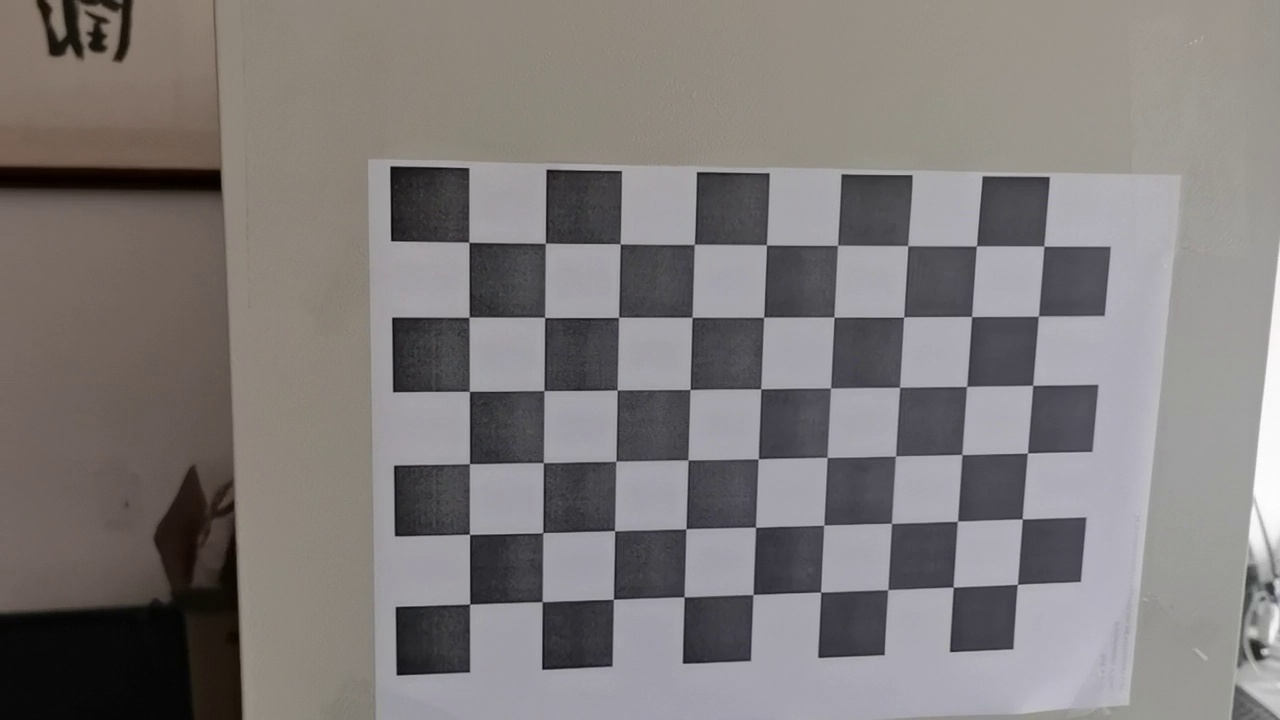
#> input picture 00001.jpg, 1280 x 720 px; its folder holds only this picture in this run
$ python camera_biaoding.py
#> lines starting #> are read from the running program, lines starting #| are printed output that depends on the picture; after the words box and inside, x2 and y2 are one past the last pixel; in counts of white or black regions, pixels touching at a corner belong together; long printed decimals are rounded
import cv2
import numpy as np
import glob

def calibration_photo(photo_path,x_nums,y_nums):
#> called with photo_path = '.', x_nums = 9, y_nums = 6
    world_point = np.zeros((x_nums * y_nums, 3), np.float32)
    world_point[:, :2] = 26.3 * np.mgrid[:x_nums, :y_nums].T.reshape(-1,2)
    print(world_point)
    world_position = []
    image_position = []

    '''
    下面就是查找图片中角点的像素坐标存入image_position了
    '''
    # 设置角点查找限制
    criteria = (cv2.TERM_CRITERIA_EPS + cv2.TERM_CRITERIA_MAX_ITER, 30, 0.001)
    # 获取所有标定图
    images = glob.glob(photo_path + '\\*.jpg')
    # print(images)
    for image_path in images:
        image = cv2.imread(image_path)
#> image is the input picture: shape (720, 1280, 3); mean B, G, R 122, 123, 127.4
        gray = cv2.cvtColor(image, cv2.COLOR_RGB2GRAY)
        # 查找角点
        ok, corners = cv2.findChessboardCorners(gray, (x_nums, y_nums), None)
#> ok = True; corners = 54 rows, first 8: [468.9, 242.3], [545.4, 243.2], [620.3, 244], [694.5, 244.2], [766.4, 244.9], [837.5, 245.2], [907.9, 245.8], [976.3, 246.1]

        if ok:
            # 把每一幅图像的世界坐标放到world_position中
            world_position.append(world_point)
            # 获取更精确的角点位置
            exact_corners = cv2.cornerSubPix(gray, corners, (11, 11), (-1, -1), criteria)
#> exact_corners = 54 rows, first 8: [468.9, 242.2], [545.4, 243.3], [620.3, 243.8], [694.3, 244.4], [766.5, 244.9], [837.6, 245.3], [907.8, 245.6], [976.5, 246]
            # 把获取的角点坐标放到image_position中
            image_position.append(exact_corners)
            # 可视化角点
            image = cv2.drawChessboardCorners(image, (x_nums, y_nums), exact_corners, ok)
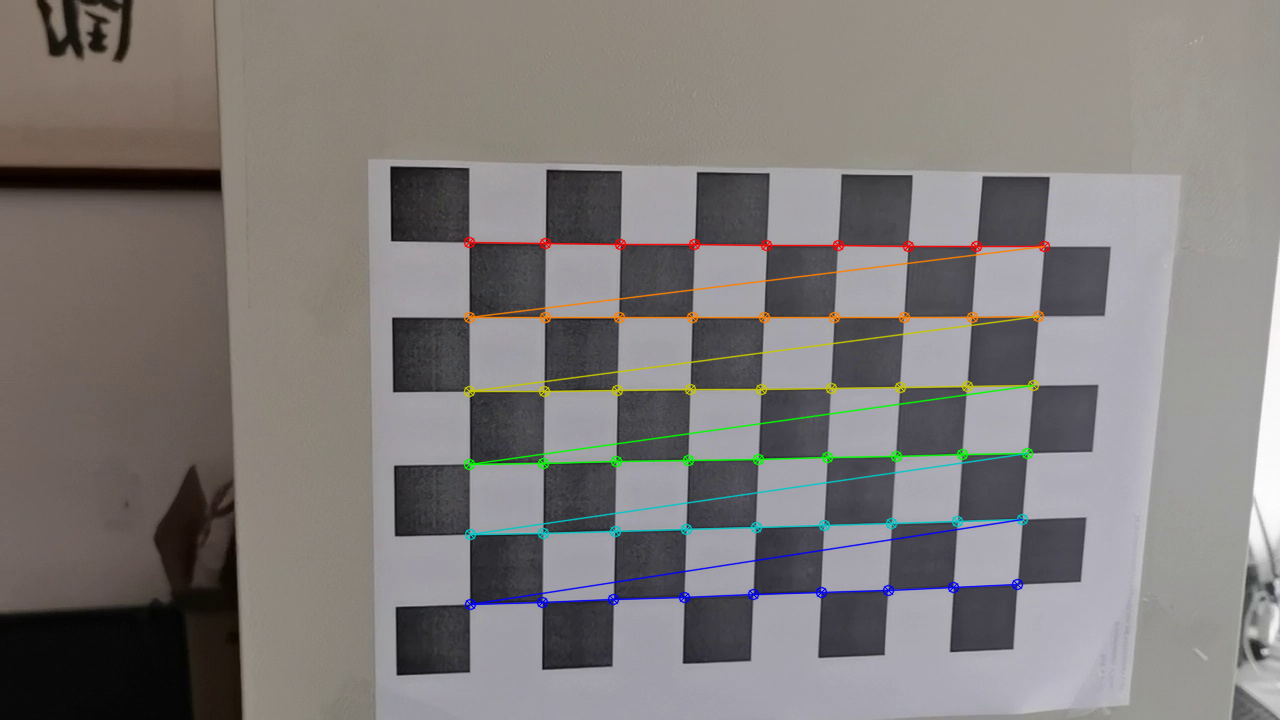
#> image: shape (720, 1280, 3); 2.49% of pixels changed, all inside (x1, y1, x2, y2) = (463, 236, 1051, 611)
            cv2.imshow('image_corner', cv2.resize(image,(0,0),fx=0.2,fy=0.2))
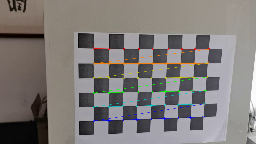
#> window 'image_corner': shape (144, 256, 3); mean B, G, R 121.3, 123.2, 127.4
            cv2.waitKey(1)

    """
    点对应好了，开始计算内参，畸变矩阵，外参
    """
    print("正在计算内外参数")
    ret, mtx, dist, rvecs, tvecs = cv2.calibrateCamera(world_position, image_position, gray.shape[::-1], None, None)
#> ret = 0.255; mtx = [[672.2, 0, 529.9], [0, 661.9, 324.8], [0, 0, 1]]; dist = [[0.0222, -0.0401, -0.00412, -0.00074, 0.0217]]; rvecs = ([0.0838, -0.081, 0.00335],); tvecs = ([-20.85, -28.75, 230.8],)
    np.savez('checkerboard_mate30_1_720', mtx=mtx, dist=dist)

    print('内参是：\n', mtx, '\n畸变参数是：\n', dist,
          '\n外参：旋转向量（要得到矩阵还要进行罗德里格斯变换，下章讲）是：\n', rvecs, '\n外参：平移矩阵是：\n', tvecs)
#| 内参是：
#|  [[672.203   0.         529.949]
#|  [  0.         661.898 324.796]
#|  [  0.           0.           1.        ]]
#| 畸变参数是：
#|  [[ 0.02219 -0.04012 -0.004117 -0.0007397  0.02169]]
#| 外参：旋转向量（要得到矩阵还要进行罗德里格斯变换，下章讲）是：
#|  (array([[ 0.08382],
#|        [-0.08097],
#|        [ 0.003349]]),)
#| 外参：平移矩阵是：
#|  (array([[-20.848],
#> (further printed lines are left out)

    # 计算偏差
    mean_error = 0
    for i in range(len(world_position)):
        image_position2, _ = cv2.projectPoints(world_position[i], rvecs[i], tvecs[i], mtx, dist)
        error = cv2.norm(image_position[i], image_position2, cv2.NORM_L2) / len(image_position2)
        mean_error += error
#> this loop made 1 pass
#> (error, mean_error) on pass 1: (0.0346, 0.0346)
#> after the loop, mean_error = 0.0346
    print("total error: ", mean_error / len(image_position))
#| total error:  0.03464


def main():
    # 标定图像保存路径
    photo_path = "."
    x_nums = 9  # x方向上的角点个数
    y_nums = 6
    calibration_photo(photo_path,x_nums,y_nums)


if __name__ == '__main__':
    main()

$ run again, on 00066.jpg
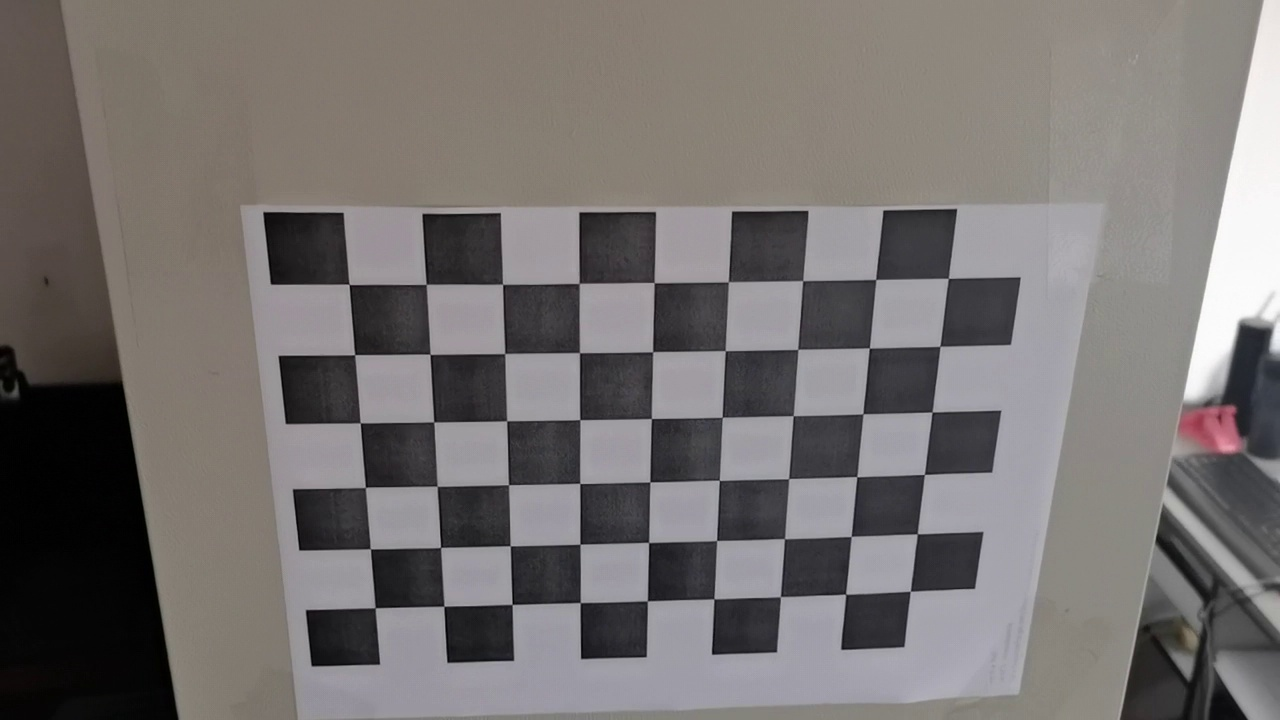
#> input picture 00066.jpg, 1280 x 720 px
#> in calibration_photo, image is the input picture: shape (720, 1280, 3); mean B, G, R 112, 113.4, 117.8
#> ok = True; corners = 54 rows, first 8: [349.2, 284.4], [426.3, 284.3], [502.7, 284.4], [579.2, 283.4], [654.2, 282.7], [728.3, 281.8], [802.8, 280.7], [875.7, 279.5]
#> exact_corners = 54 rows, first 8: [349.1, 284.4], [426.3, 284.3], [502.6, 284.2], [579.2, 283.4], [654.2, 282.6], [728.4, 281.8], [802.7, 280.6], [875.7, 279.5]
#> in calibration_photo, `image = cv2.drawChessboardCorners(image, (x_nums, y_nums), exact_corne..`:
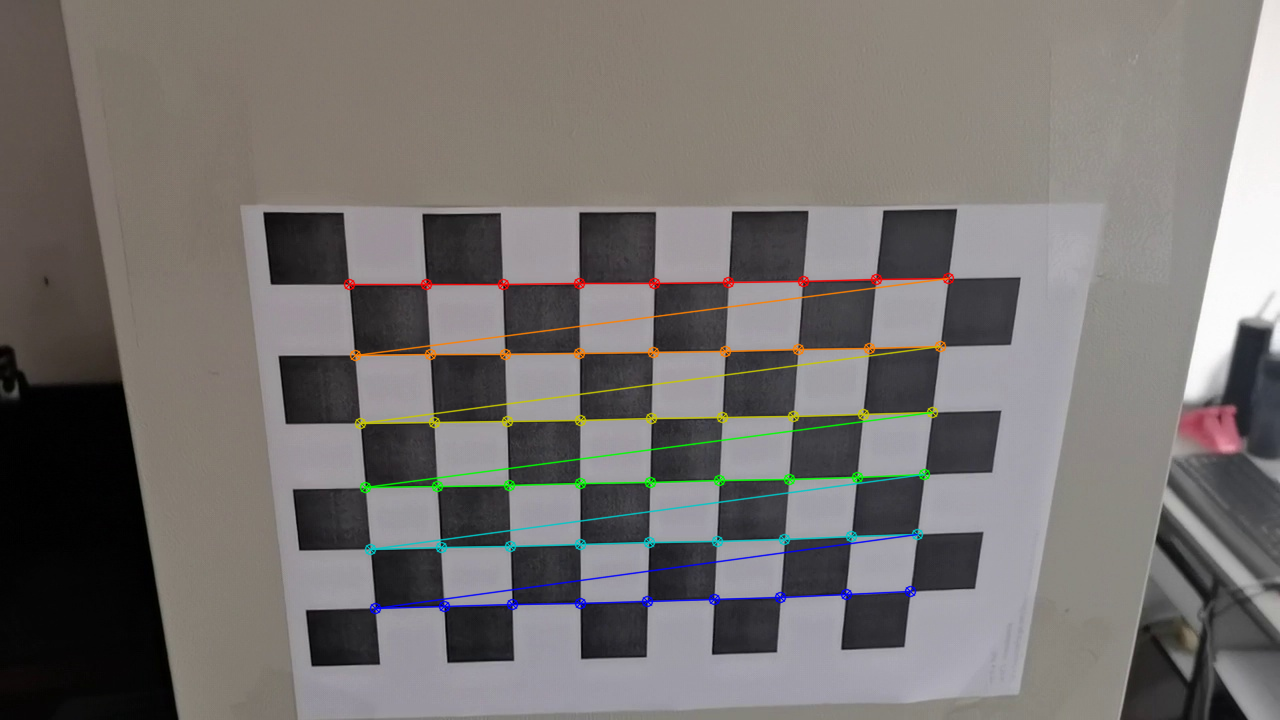
#> image: shape (720, 1280, 3); 2.49% of pixels changed, all inside (x1, y1, x2, y2) = (343, 272, 955, 615)
#> in calibration_photo, `cv2.imshow('image_corner', cv2.resize(image,(0,0),fx=0.2,fy=0.2))`:
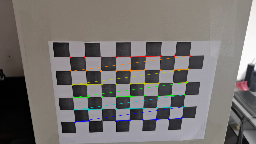
#> window 'image_corner': shape (144, 256, 3); mean B, G, R 111.7, 113.9, 117.9
#> ret = 0.306; mtx = [[1388.4, 0, 661.3], [0, 1405.9, 355], [0, 0, 1]]; dist = [[0.275, -7.36, -0.0176, 0.00021, 52.5]]; rvecs = ([0.417, -0.092, 0.00399],); tvecs = ([-107.2, -23.53, 478.6],)
#> (printed output is left out)
#> the loop in calibration_photo, `for i in range(len(world_position)):` made 1 pass
#> (error, mean_error) on pass 1: (0.0416, 0.0416)
#> after the loop in calibration_photo, `for i in range(len(world_position)):`: mean_error = 0.0416
#| total error:  0.04161

$ run again, on 00086.jpg
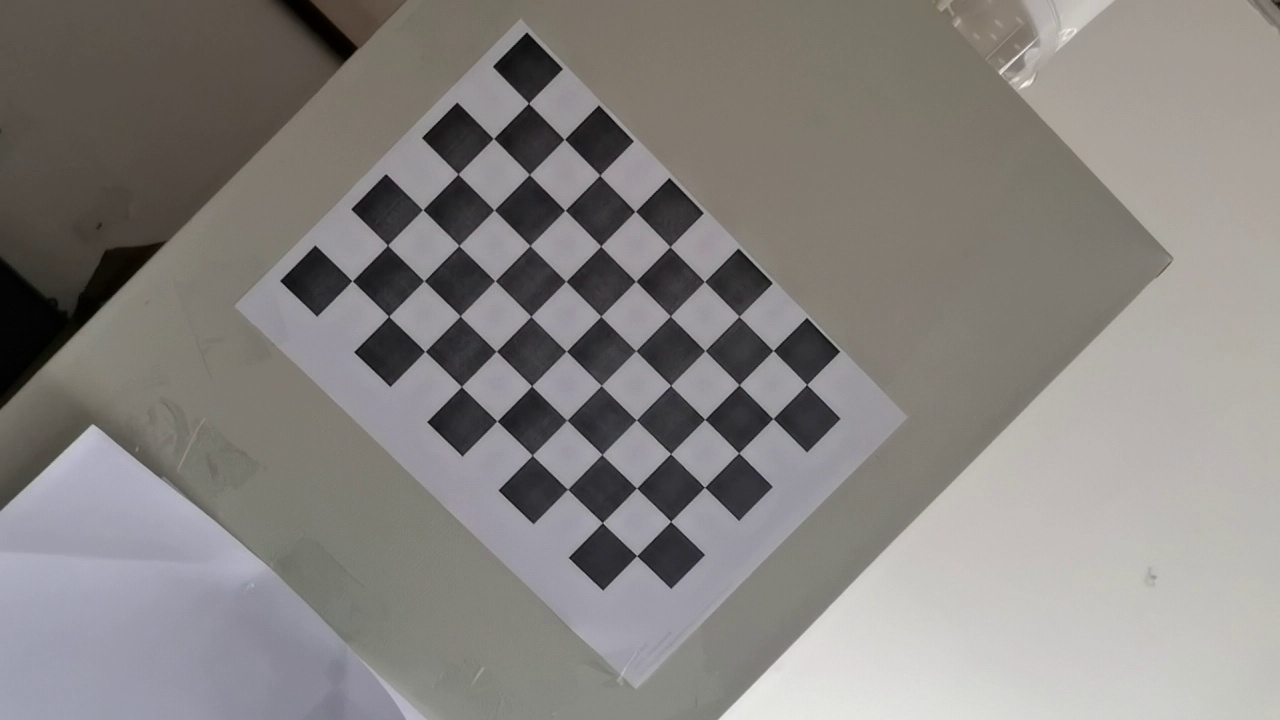
#> input picture 00086.jpg, 1280 x 720 px
#> in calibration_photo, image is the input picture: shape (720, 1280, 3); mean B, G, R 128.4, 131.3, 134.7
#> ok = True; corners = 54 rows, first 8: [528.4, 103.3], [564.4, 139.3], [599.6, 175.3], [635.1, 211.4], [670.1, 246.9], [704.3, 281.7], [738.8, 316.3], [773, 350.5]
#> exact_corners = 54 rows, first 8: [528.5, 103.2], [564.4, 139.3], [599.8, 175.2], [635.3, 211.4], [670, 246.6], [704.5, 281.5], [739.1, 316.4], [773.1, 350.6]
#> in calibration_photo, `image = cv2.drawChessboardCorners(image, (x_nums, y_nums), exact_corne..`:
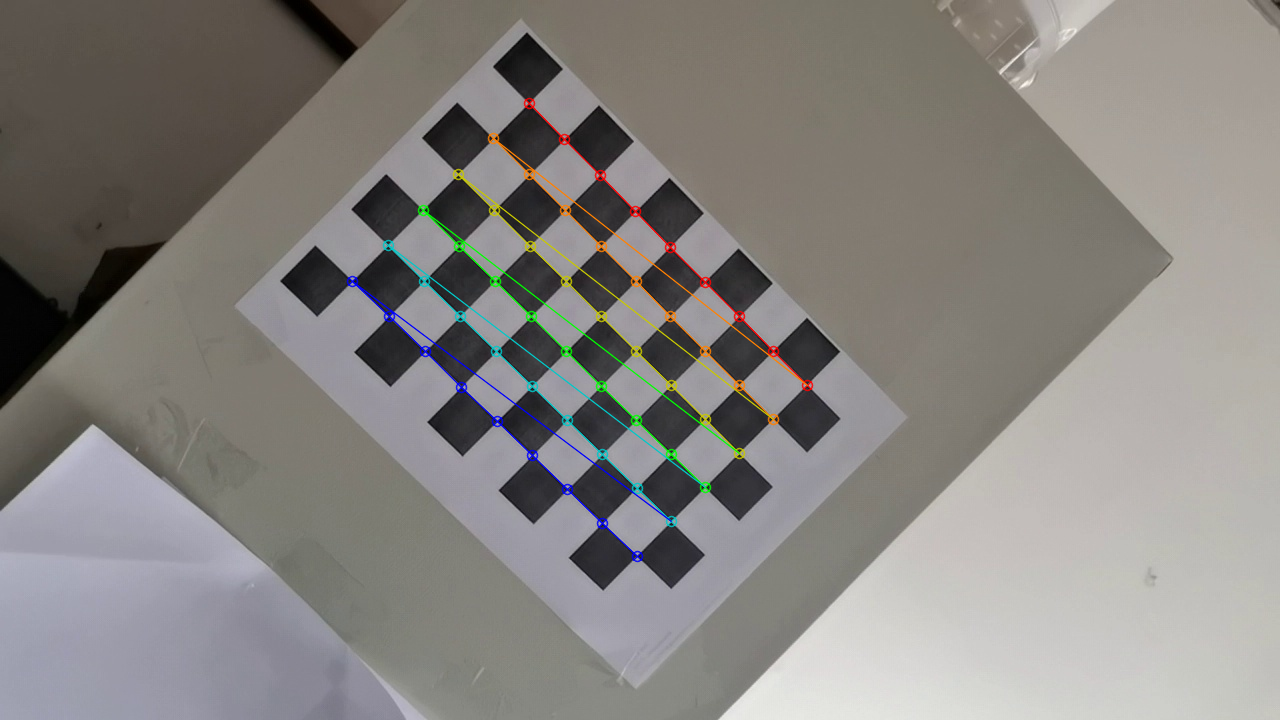
#> image: shape (720, 1280, 3); 1.56% of pixels changed, all inside (x1, y1, x2, y2) = (346, 97, 814, 563)
#> in calibration_photo, `cv2.imshow('image_corner', cv2.resize(image,(0,0),fx=0.2,fy=0.2))`:
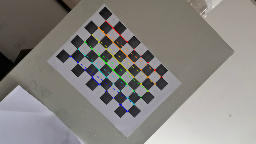
#> window 'image_corner': shape (144, 256, 3); mean B, G, R 128.1, 131.8, 134.9
#> ret = 0.19; mtx = [[241.3, 0, 661.9], [0, 241.9, 346], [0, 0, 1]]; dist = [[0.00357, -0.00489, -0.000463, -0.000159, 0.00138]]; rvecs = ([0.00763, -0.0222, 0.783],); tvecs = ([-70.09, -127.4, 127],)
#| 内参是：
#|  [[241.300   0.         661.886]
#|  [  0.         241.949 345.967]
#|  [  0.           0.           1.        ]]
#| 畸变参数是：
#|  [[ 0.003574 -0.004895 -0.000463   -0.0001586  0.001381]]
#> (further printed lines are left out)
#> the loop in calibration_photo, `for i in range(len(world_position)):` made 1 pass
#> (error, mean_error) on pass 1: (0.0258, 0.0258)
#> after the loop in calibration_photo, `for i in range(len(world_position)):`: mean_error = 0.0258
#| total error:  0.02581
